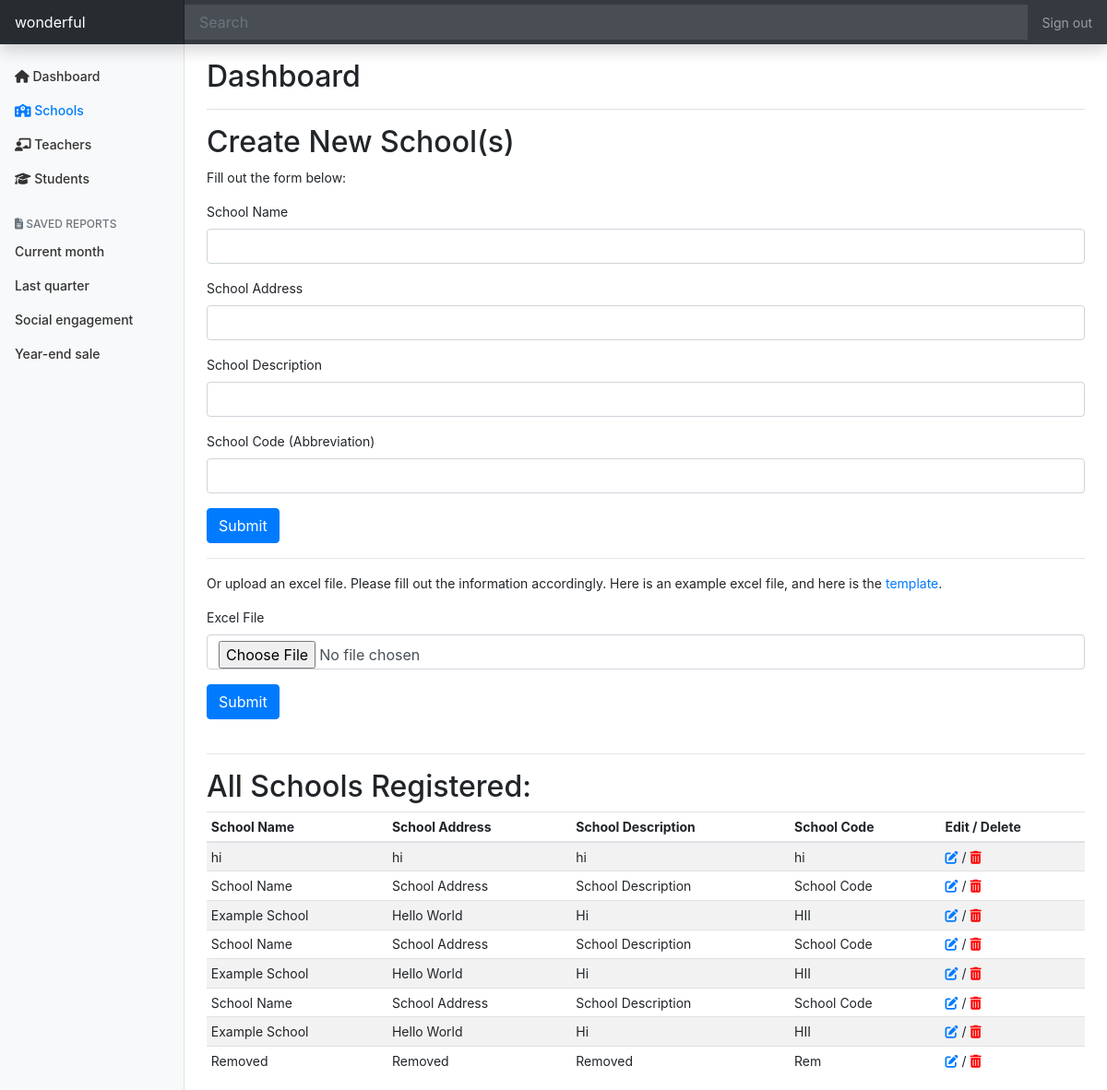
Before: /district-admin/world/schools (signed in) with the older database file.
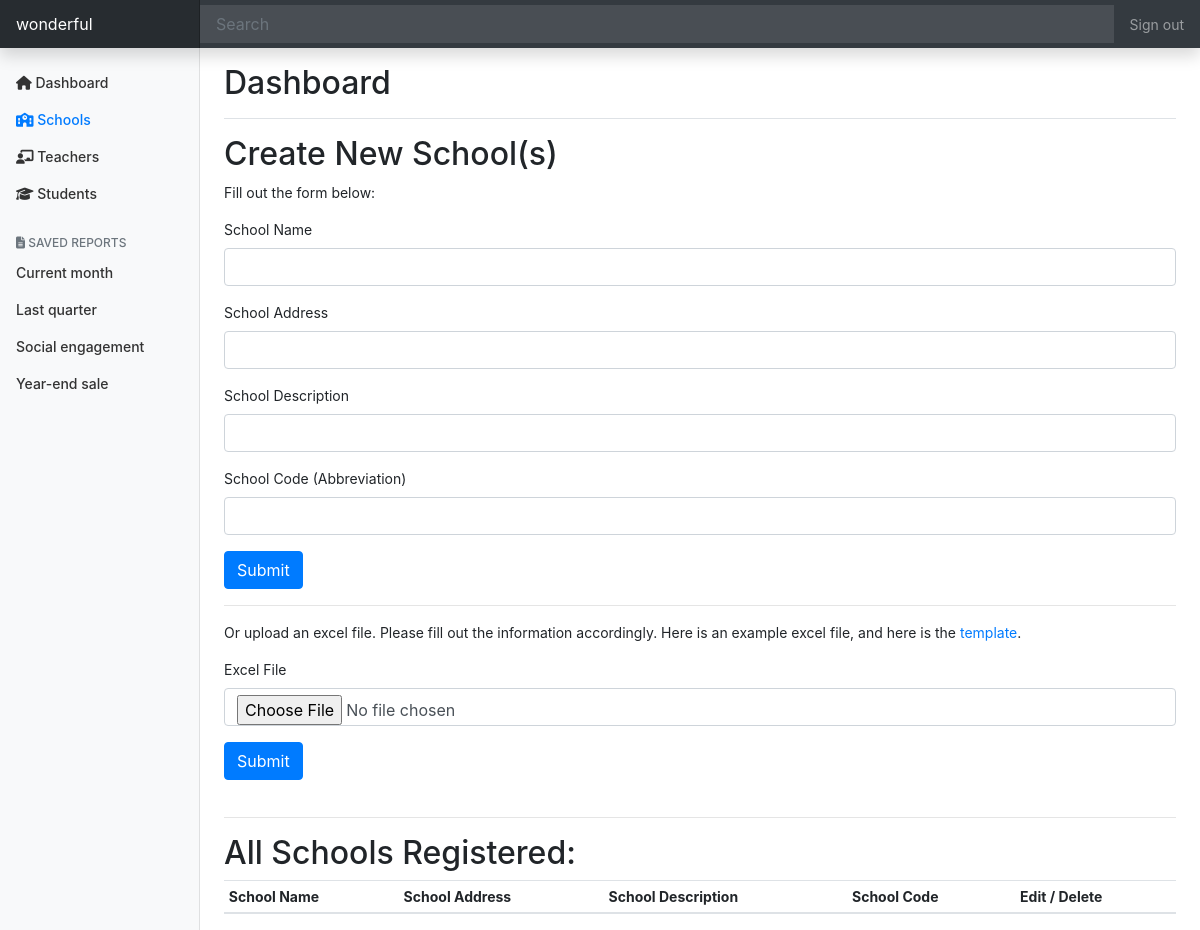
After: the same page with the newer database file.
### tables this page shows
CREATE TABLE "districts" (
	"district_id"	INTEGER PRIMARY KEY AUTOINCREMENT,
	"name"	TEXT,
	"motto"	TEXT,
	"logo"	TEXT,
	"address"	TEXT,
	"code"	TEXT
);

CREATE TABLE "schools" (
	"school_id"	INTEGER PRIMARY KEY AUTOINCREMENT,
	"district_id"	INTEGER,
	"name"	TEXT,
	"address"	TEXT,
	"description"	TEXT,
	"code"	TEXT
);

### app.py (the view)
@app.route("/district-admin/<string:code>/schools", methods=["GET", "POST"])
@login_required
def district_admin_dashboard_school(code):
    d_code = code
    user_info = c.execute("SELECT * FROM users WHERE user_id=:user_id", {
        "user_id": session.get("user_id")
    }).fetchall()
    try:
        district = c.execute("SELECT * FROM districts WHERE code=:code", {
            "code": code
        }).fetchall()[0][0]
    except IndexError:
        abort(403)
    if user_info[0][5] != "district-admin" or user_info[0][6] != district:
        abort(403)
    if request.method == "POST":
        codes = c.execute("SELECT code FROM schools WHERE district_id=:d_id", {
            "d_id": district
        }).fetchall()
        if request.form.get("name") and request.form.get(
                "address") and request.form.get(
                    "description") and request.form.get("code"):
            for code in codes:
                if request.form.get("code") == code[0]:
                    return render_template(
                        "error.html",
                        title="Invalid School Code",
                        details=
                        "School code already in use, please change school code.",
                        url=f"/district-admin/{d_code}/schools")
            c.execute(
                "INSERT INTO schools (district_id, name, address, description, code) VALUES (:district_id, :name, :address, :description, :code)",
                {
                    "district_id": int(district),
                    "name": request.form.get("name"),
                    "address": request.form.get("address"),
                    "description": request.form.get("description"),
                    "code": request.form.get("code")
                })
            conn.commit()
            return redirect(f"/district-admin/{d_code}/schools")
        elif request.files["file"]:
            filename = upload_file(app.config["UPLOAD_FOLDER"])
            wb = load_workbook(
                os.path.join(app.config["UPLOAD_FOLDER"], filename))
            sheet = wb.active
            if sheet.max_column != 4:
                flash("Wrong Format: Did you have EXACTLY 4 columns?",
                      category="danger")
                return redirect(f"/district-admin/{d_code}/schools")
            for i in range(2, sheet.max_row + 1):
                name = sheet.cell(row=i, column=1).value
                address = sheet.cell(row=i, column=2).value
                description = sheet.cell(row=i, column=3).value
                code = sheet.cell(row=i, column=4).value
                c.execute(
                    "INSERT INTO schools (district_id, name, address, description, code) VALUES (:district_id, :name, :address, :description, :code)",
                    {
                        "district_id": int(district),
                        "name": name,
                        "address": address,
                        "description": description,
                        "code": code
                    })
                conn.commit()
            os.remove(os.path.join(app.config["UPLOAD_FOLDER"], filename))
            return redirect(f"/district-admin/{d_code}/schools")
    else:
        schools = c.execute(
            "SELECT * FROM schools WHERE district_id=:district_id", {
                "district_id": district
            }).fetchall()
        return render_template("district-admin/school.html",
                               schools=schools,
                               code=code)

### helpers.py (called while the page is built)
def login_required(f):
    @wraps(f)
    def decorated_function(*args, **kwargs):
        if session.get("user_id") is None:
            return redirect("/login?next=" + request.path)
        return f(*args, **kwargs)
    return decorated_function

### templates/district-admin/school.html
{% extends "district-admin/dashboard-layout.html" %}
{% block main %}
  <div class="d-flex justify-content-between flex-wrap flex-md-nowrap align-items-center pt-3 pb-2 mb-3 border-bottom">
    <h1 class="h2">Dashboard</h1>
  </div>
  <h2>Create New School(s)</h2>
  <p>Fill out the form below: </p>
  <form action="/district-admin/{{ code }}/schools" method="POST">
    <div class="form-group">
      <label for="exampleInputEmail1">School Name</label>
      <input type="text" class="form-control" id="exampleInputEmail1" aria-describedby="emailHelp" name="name" required>
    </div>
    <div class="form-group">
      <label for="exampleInputEmail1">School Address</label>
      <input type="text" class="form-control" id="exampleInputEmail1" aria-describedby="emailHelp" name="address" required>
    </div>
    <div class="form-group">
      <label for="exampleInputEmail1">School Description</label>
      <input type="text" class="form-control" id="exampleInputEmail1" aria-describedby="emailHelp" name="description" required>
    </div>
    <div class="form-group">
      <label for="exampleInputEmail1">School Code (Abbreviation)</label>
      <input type="text" class="form-control" id="exampleInputEmail1" aria-describedby="emailHelp" name="code" required>
    </div>
    <button type="submit" class="btn btn-primary">Submit</button>
  </form>
  <hr>
  <p>Or upload an excel file. Please fill out the information accordingly. Here is an example excel file, and here is the <a href="/static/District-Upload-School-Template.xlsx">template</a>.</p>
  <form action="/district-admin/{{ code }}/schools" method="POST" enctype="multipart/form-data">
    <div class="form-group">
      <label for="exampleInputEmail1">Excel File </label>
      <input type="file" class="form-control" id="exampleInputEmail1" aria-describedby="emailHelp" name="file" required accept="application/vnd.openxmlformats-officedocument.spreadsheetml.sheet, application/vnd.ms-excel">
    </div>
    <button type="submit" class="btn btn-primary">Submit</button>
  </form>
  <br>
  <hr>
  <h2>All Schools Registered: </h2>
  <div class="table-responsive">
    <table class="table table-striped table-sm">
      <thead>
        <tr>
          <th>School Name</th>
          <th>School Address</th>
          <th>School Description</th>
          <th>School Code</th>
          <th>Edit / Delete</th>
        </tr>
      </thead>
      <tbody>
        {% for school in schools %}
          <tr>
            <td>{{ school[2] }}</td>
            <td>{{ school[3] }}</td>
            <td>{{ school[4] }}</td>
            <td>{{ school[5] }}</td>
            <td><a href="edit/school/{{ school[5] }}"><i class="fas fa-edit"></i></a> / <a href="delete/school/{{ school[5] }}"><i class="fas fa-trash-alt" style="color:red;"></i></a></td>
          </tr>
        {% endfor %}
      </tbody>
    </table>
  </div>
{% endblock %}

### templates/district-admin/dashboard-layout.html (shortened to what this page needs)
<!doctype html>
<html lang="en">
  <head>
    <link rel="stylesheet" href="https://stackpath.bootstrapcdn.com/bootstrap/4.5.0/css/bootstrap.min.css">
    <link href="/static/district-admin-dashboard.css" rel="stylesheet">
  </head>
  <body>
    <nav class="navbar navbar-dark sticky-top bg-dark flex-md-nowrap p-0 shadow">
  <a class="navbar-brand col-md-3 col-lg-2 mr-0 px-3" href="/district-admin/{{ session['district_code'] }}">{{ session["district_name"] }}</a>
  <input class="form-control form-control-dark w-100" type="text" placeholder="Search" aria-label="Search">
  <ul class="navbar-nav px-3">
    <li class="nav-item text-nowrap">
      <a class="nav-link" href="/logout">Sign out</a>
    </li>
  </ul>
</nav>
<div class="container-fluid">
  <div class="row">
    <nav id="sidebarMenu" class="col-md-3 col-lg-2 d-md-block bg-light sidebar collapse">
      <div class="sidebar-sticky pt-3">
        <ul class="nav flex-column">
          <li class="nav-item">
            <a class="nav-link" href="/district-admin/{{ session['district_code'] }}" id="dashboard">
                <i class="fas fa-home"></i>
              Dashboard <span class="sr-only">(current)</span>
            </a>
          </li>
          <li class="nav-item">
            <a class="nav-link" href="/district-admin/{{ session['district_code'] }}/schools" id="schools">
                <i class="fas fa-school"></i>
               Schools
            </a>
          </li>
          <li class="nav-item">
            <a class="nav-link" href="/district-admin/{{ session['district_code'] }}/teachers" id="teachers">
                <i class="fas fa-chalkboard-teacher"></i>
              Teachers
            </a>
          </li>
          <li class="nav-item">
            <a class="nav-link" href="/district-admin/{{ session['district_code'] }}/students" id="students">
                <i class="fas fa-graduation-cap"></i>
              Students
            </a>
          </li>
        </ul>
        <h6 class="sidebar-heading d-flex justify-content-between align-items-center px-3 mt-4 mb-1 text-muted">
          <span><i class="fas fa-file-alt"></i> Saved reports</span>
        </h6>
        <ul class="nav flex-column mb-2">
          <li class="nav-item">
            <a class="nav-link" href="#">
              Current month
            </a>
          </li>
          <li class="nav-item">
            <a class="nav-link" href="#">
              Last quarter
            </a>
          </li>
          <li class="nav-item">
            <a class="nav-link" href="#">
              Social engagement
            </a>
          </li>
          <li class="nav-item">
            <a class="nav-link" href="#">
              Year-end sale
            </a>
          </li>
        </ul>
      </div>
    </nav>
    <main role="main" class="col-md-9 ml-sm-auto col-lg-10 px-md-4">
        {% block main %}{% endblock %}
    </main>
  </div>
</div>
</html>

### static/district-admin-dashboard.css (style rules this page uses)
body { font-size: .875rem; }
.sidebar { position: fixed; top: 0; bottom: 0; left: 0; z-index: 100; padding: 48px 0 0; box-shadow: inset -1px 0 0 rgba(0, 0, 0, .1); }
.sidebar-sticky { position: relative; top: 0; height: calc(100vh - 48px); padding-top: .5rem; overflow-x: hidden; overflow-y: auto; }
.sidebar .nav-link { font-weight: 500; color: #333; }
.sidebar .nav-link.active { color: #007bff; }
.sidebar-heading { font-size: .75rem; text-transform: uppercase; }
.navbar-brand { padding-top: .75rem; padding-bottom: .75rem; font-size: 1rem; background-color: rgba(0, 0, 0, .25); box-shadow: inset -1px 0 0 rgba(0, 0, 0, .25); }
.navbar .form-control { padding: .75rem 1rem; border-width: 0; border-radius: 0; }
.form-control-dark { color: #fff; background-color: rgba(255, 255, 255, .1); border-color: rgba(255, 255, 255, .1); }

Changed rows visible on the page:
removed schools: name "hi", address "hi", description "hi", code "hi"
removed schools: name "School Name", address "School Address", description "School Description", code "School Code"
removed schools: name "Example School", address "Hello World", description "Hi", code "HII"
removed schools: name "School Name", address "School Address", description "School Description", code "School Code"
removed schools: name "Example School", address "Hello World", description "Hi", code "HII"
removed schools: name "School Name", address "School Address", description "School Description", code "School Code"
removed schools: name "Example School", address "Hello World", description "Hi", code "HII"
removed schools: name "Removed", address "Removed", description "Removed", code "Rem"
